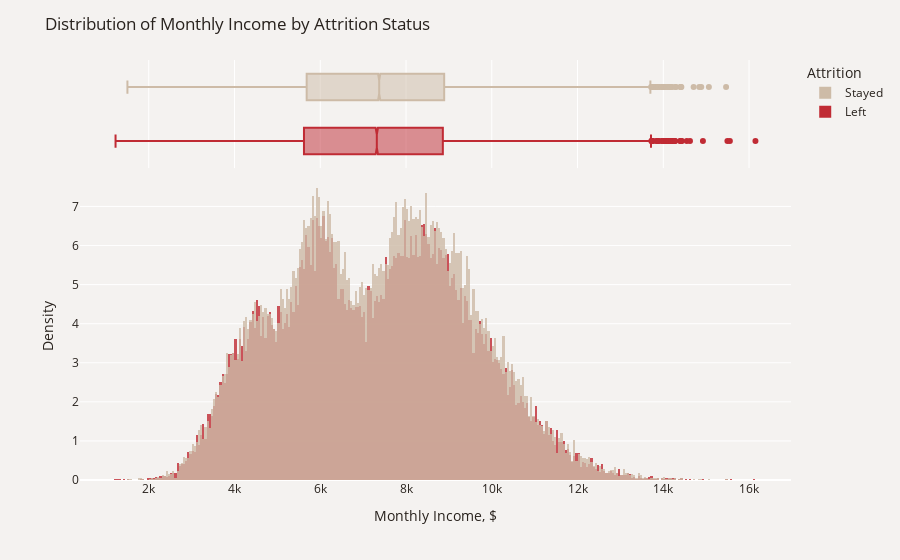

Notebook code for this chart:
### Markdown cell above
- Autre visualisaton de la variable numériques 'Monthly Income', se référer au graphique indiquant les distibutions pour les variables numériques et les diagrammes en bâtons pour les variables catégorielles

### Code cell
import pandas as pd
import plotly.express as px

data = df_combined.copy()

# Vérifier les noms des colonnes
#print(data.columns)


monthly_income_column = 'Monthly Income'  # Remplacez par le nom correct si nécessaire
attrition_column = 'Attrition'  # Remplacez par le nom correct si nécessaire

# Vérifier que les colonnes existent
if monthly_income_column not in data.columns or attrition_column not in data.columns:
    raise ValueError(f"Les colonnes '{monthly_income_column}' et/ou '{attrition_column}' n'existent pas dans le DataFrame.")

# Vérifier les valeurs uniques de la colonne 'Attrition'
print(data[attrition_column].unique())

# Trier les données par 'Attrition'
plot_df = data.sort_values(by=attrition_column)

# Créer l'histogramme avec le boxplot superposé
fig = px.histogram(plot_df, x=monthly_income_column, color=attrition_column,
                   opacity=0.8, histnorm='density', barmode='overlay', marginal='box',
                   color_discrete_map={'Left': '#C02B34', 'Stayed': '#CDBBA7'})

# Mettre à jour la mise en page du graphique
fig.update_layout(title_text='Distribution of Monthly Income by Attrition Status',
                  xaxis_title='Monthly Income, $', yaxis_title='Density', font_color='#28221D',
                  paper_bgcolor='#F4F2F0', plot_bgcolor='#F4F2F0', legend_traceorder='reversed')

# Afficher le graphique
fig.show()

### Figure 1 — Plotly figure (JSON) as saved in the notebook; plotly's stock layout.template omitted (floating-point values rounded to 4 significant figures; data arrays with more than 128 entries replaced by an {"elided": "..."} marker saying what was removed)
{"data": [{"alignmentgroup": "True", "bingroup": "x", "histnorm": "density", "hovertemplate": "Attrition=Left<br>Monthly Income=%{x}<br>density=%{y}<extra></extra>", "legendgroup": "Left", "marker": {"color": "#C02B34", "opacity": 0.8, "pattern": {"shape": ""}}, "name": "Left", "offsetgroup": "Left", "orientation": "v", "showlegend": true, "type": "histogram", "x": {"elided": "35370 int values"}, "xaxis": "x", "yaxis": "y"}, {"alignmentgroup": "True", "hovertemplate": "Attrition=Left<br>Monthly Income=%{x}<extra></extra>", "legendgroup": "Left", "marker": {"color": "#C02B34"}, "name": "Left", "notched": true, "offsetgroup": "Left", "showlegend": false, "type": "box", "x": {"elided": "35370 int values"}, "xaxis": "x2", "yaxis": "y2"}, {"alignmentgroup": "True", "bingroup": "x", "histnorm": "density", "hovertemplate": "Attrition=Stayed<br>Monthly Income=%{x}<br>density=%{y}<extra></extra>", "legendgroup": "Stayed", "marker": {"color": "#CDBBA7", "opacity": 0.8, "pattern": {"shape": ""}}, "name": "Stayed", "offsetgroup": "Stayed", "orientation": "v", "showlegend": true, "type": "histogram", "x": {"elided": "39128 int values"}, "xaxis": "x", "yaxis": "y"}, {"alignmentgroup": "True", "hovertemplate": "Attrition=Stayed<br>Monthly Income=%{x}<extra></extra>", "legendgroup": "Stayed", "marker": {"color": "#CDBBA7"}, "name": "Stayed", "notched": true, "offsetgroup": "Stayed", "showlegend": false, "type": "box", "x": {"elided": "39128 int values"}, "xaxis": "x2", "yaxis": "y2"}], "layout": {"barmode": "overlay", "font": {"color": "#28221D"}, "legend": {"title": {"text": "Attrition"}, "tracegroupgap": 0, "traceorder": "reversed"}, "margin": {"t": 60}, "paper_bgcolor": "#F4F2F0", "plot_bgcolor": "#F4F2F0", "title": {"text": "Distribution of Monthly Income by Attrition Status"}, "xaxis": {"anchor": "y", "domain": [0, 1], "title": {"text": "Monthly Income, $"}}, "xaxis2": {"anchor": "y2", "domain": [0, 1], "matches": "x", "showgrid": true, "showticklabels": false}, "yaxis": {"anchor": "x", "domain": [0, 0.7326], "title": {"text": "Density"}}, "yaxis2": {"anchor": "x2", "domain": [0.7426, 1], "matches": "y2", "showgrid": false, "showline": false, "showticklabels": false, "ticks": ""}}}
